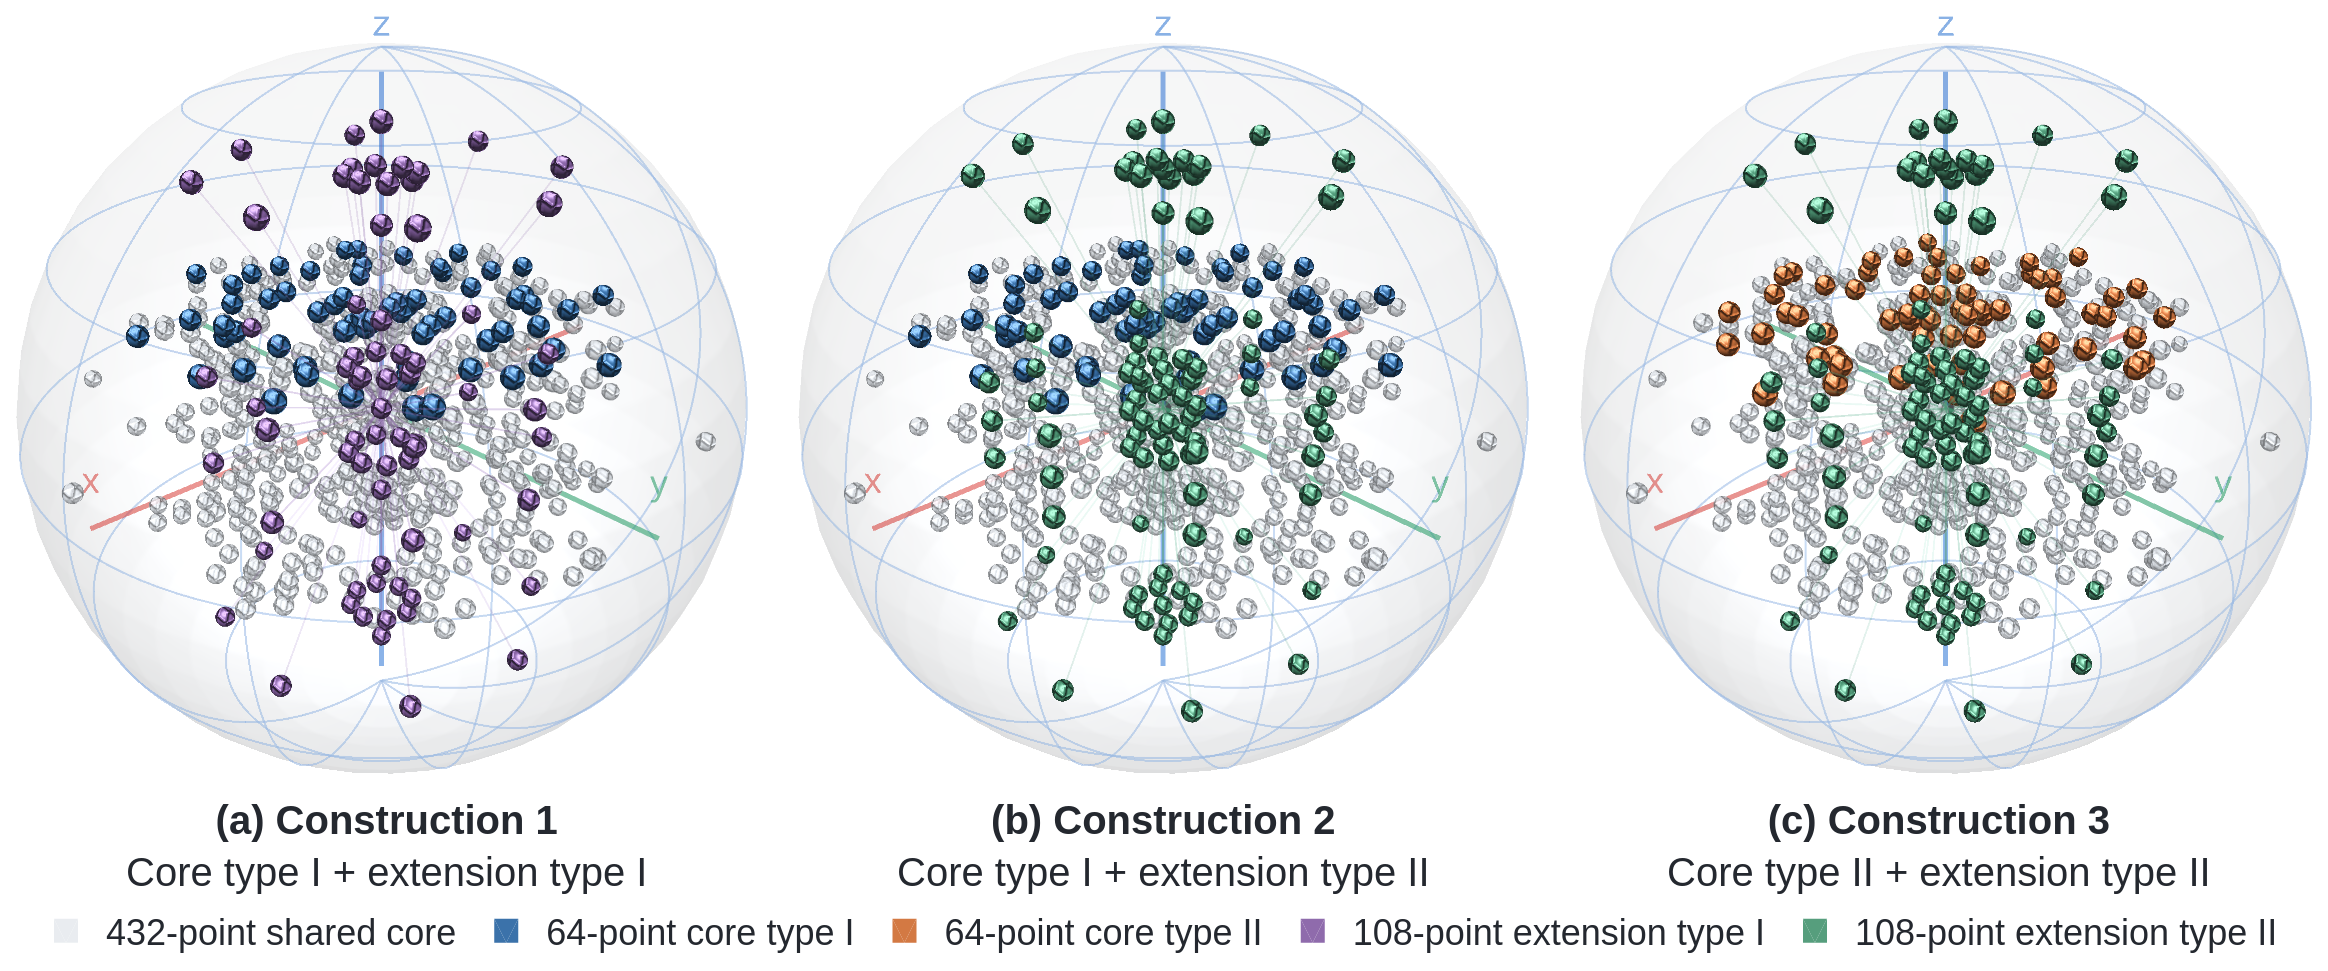

Generate this figure with Python:
from pathlib import Path

import numpy as np
from plotly.subplots import make_subplots
import plotly.graph_objects as go
from scipy.spatial import ConvexHull
from PIL import Image


HERE = Path(__file__).resolve().parent
DATA = HERE / "kissing_604_figure_data.npz"
OUTPUT_DIR = HERE
PNG = OUTPUT_DIR / "kissing_604_configurations.png"
PDF = OUTPUT_DIR / "kissing_604_configurations.pdf"
RAW_PNG = HERE / ".kissing_604_configurations_raw.png"


def antipodal_segments(points, projected, selected):
    """Return projected antipodal segments, one for each selected line."""
    indices = np.flatnonzero(selected)
    index_set = set(indices.tolist())
    used = set()
    segments = []
    for i in indices:
        if int(i) in used:
            continue
        candidates = np.asarray(sorted(index_set - used - {int(i)}), dtype=int)
        dots = points[candidates] @ points[i]
        j = int(candidates[int(np.argmin(dots))])
        if float(points[j] @ points[i]) > -1.0 + 1e-8:
            raise ValueError("selected extension module is not antipodally paired")
        used.add(int(i))
        used.add(j)
        segments.append((projected[i], projected[j]))
    return segments


def unit_icosphere(subdivisions=2):
    """Return a smooth triangular unit sphere obtained from an icosahedron."""
    golden = (1.0 + np.sqrt(5.0)) / 2.0
    vertices = np.asarray(
        [(0, sy, sz * golden) for sy in (-1, 1) for sz in (-1, 1)]
        + [(sx, sy * golden, 0) for sx in (-1, 1) for sy in (-1, 1)]
        + [(sx * golden, 0, sz) for sx in (-1, 1) for sz in (-1, 1)],
        dtype=float,
    )
    vertices /= np.linalg.norm(vertices, axis=1, keepdims=True)
    faces = ConvexHull(vertices).simplices
    for _ in range(subdivisions):
        vertex_list = vertices.tolist()
        midpoint_cache = {}

        def midpoint(a, b):
            edge = tuple(sorted((int(a), int(b))))
            if edge not in midpoint_cache:
                point = vertices[edge[0]] + vertices[edge[1]]
                point /= np.linalg.norm(point)
                midpoint_cache[edge] = len(vertex_list)
                vertex_list.append(point.tolist())
            return midpoint_cache[edge]

        refined = []
        for a, b, c in faces:
            ab, bc, ca = midpoint(a, b), midpoint(b, c), midpoint(c, a)
            refined.extend([(a, ab, ca), (b, bc, ab), (c, ca, bc), (ab, bc, ca)])
        vertices = np.asarray(vertex_list)
        faces = np.asarray(refined, dtype=int)
    return vertices, faces


SPHERE_VERTICES, SPHERE_FACES = unit_icosphere()


def sphere_mesh(centers, radius):
    """Combine smooth spherical point glyphs centered at the supplied locations."""
    vertices = []
    triangles = []
    for center in centers:
        offset = len(vertices)
        vertices.extend((center + radius * SPHERE_VERTICES).tolist())
        triangles.extend((SPHERE_FACES + offset).tolist())
    return np.asarray(vertices), np.asarray(triangles, dtype=int)


def structural_projection(stiff_pairs, soft):
    """Place stiff coordinate lines around a regular 16-gon; send the soft diagonal vertically."""
    order = [axis for pair in stiff_pairs for axis in pair]
    # Coordinate axes are unoriented lines because both signs occur.  Eight angles
    # in [0, pi) therefore give the eight distinct axes of a regular 16-gon.
    angles = np.pi * np.arange(8) / 8.0
    projection = np.zeros((11, 3), dtype=float)
    projection[order, 0] = np.cos(angles) / 2.0
    projection[order, 1] = np.sin(angles) / 2.0
    projection[soft, 2] = 1.0 / np.sqrt(3.0)
    assert np.allclose(projection.T @ projection, np.eye(3), atol=1e-12)
    return projection


figure_data = np.load(DATA)
shared_stiff_pairs = [(0, 3), (2, 7), (4, 10), (5, 9)]
shared_soft = [1, 6, 8]
configurations = [
    {
        "number": 1,
        "points": figure_data["construction_1"],
        "stiff_pairs": shared_stiff_pairs,
        "soft": shared_soft,
        "core_phase": 1,
        "extension_phase": 1,
    },
    {
        "number": 2,
        "points": figure_data["construction_2"],
        "stiff_pairs": shared_stiff_pairs,
        "soft": shared_soft,
        "core_phase": 1,
        "extension_phase": 2,
    },
    {
        "number": 3,
        "points": figure_data["construction_3"],
        "stiff_pairs": shared_stiff_pairs,
        "soft": shared_soft,
        "core_phase": 2,
        "extension_phase": 2,
    },
]

shared_core_color = "#DDE2E8"
core_phase_colors = {1: "#376FA8", 2: "#D2763F"}
extension_phase_colors = {1: "#8B65A9", 2: "#4F9A78"}


def row_keys(points):
    """Stable keys for exact rows after their common normalization."""
    return [tuple(np.round(row, 12)) for row in points]


# All three are stored in the same coordinate frame.  Constructions 1 and 2 have
# the same 496-point core; Constructions 2 and 3 have the same 108-point extension.  All three share 432
# core points, while the remaining 64 points select one of two core types.
construction_2 = next(config for config in configurations if config["number"] == 2)
construction_3 = next(config for config in configurations if config["number"] == 3)
core_2_keys = set(row_keys(construction_2["points"][:496]))
core_3_keys = set(row_keys(construction_3["points"][:496]))
shared_core_keys = core_2_keys.intersection(core_3_keys)
assert len(shared_core_keys) == 432
assert set(row_keys(configurations[0]["points"][:496])) == core_2_keys
assert set(row_keys(construction_2["points"][496:])) == set(row_keys(construction_3["points"][496:]))

fig = make_subplots(
    rows=1,
    cols=3,
    specs=[[{"type": "scene"}, {"type": "scene"}, {"type": "scene"}]],
    horizontal_spacing=0.005,
)

all_projected = []
for column, config in enumerate(configurations, start=1):
    points = config["points"]
    projection = structural_projection(config["stiff_pairs"], config["soft"])
    projected = points @ projection
    all_projected.append(projected)
    core = np.arange(len(points)) < 496
    common_core = np.asarray(
        [index < 496 and key in shared_core_keys for index, key in enumerate(row_keys(points))]
    )
    phase_core = core & ~common_core
    extension = np.arange(len(points)) >= 496
    assert int(common_core.sum()) == 432
    assert int(phase_core.sum()) == 64
    assert int(extension.sum()) == 108

    # A shaded bounding sphere gives the static image the same depth cue as a
    # molecular rendering.  Orthogonal shadows of unit vectors lie inside it.
    longitude = np.linspace(0, 2.0 * np.pi, 45)
    latitude = np.linspace(0, np.pi, 25)
    sphere_x = np.outer(np.cos(longitude), np.sin(latitude))
    sphere_y = np.outer(np.sin(longitude), np.sin(latitude))
    sphere_z = np.outer(np.ones_like(longitude), np.cos(latitude))
    sphere_tint = 0.55 * sphere_z + 0.30 * sphere_x + 0.15 * sphere_y
    fig.add_trace(
        go.Surface(
            x=sphere_x,
            y=sphere_y,
            z=sphere_z,
            surfacecolor=sphere_tint,
            colorscale=[[0.0, "#C9D3E1"], [0.48, "#EEF2F7"], [1.0, "#FFFFFF"]],
            cmin=-1,
            cmax=1,
            opacity=0.13,
            showscale=False,
            hoverinfo="skip",
            lighting={"ambient": 0.44, "diffuse": 0.78, "specular": 0.55, "roughness": 0.66, "fresnel": 0.18},
            lightposition={"x": 120, "y": 160, "z": 220},
            showlegend=False,
        ),
        row=1,
        col=column,
    )

    # Latitude-longitude curves make the bounding sphere legible in a static view.
    sphere_line_x, sphere_line_y, sphere_line_z = [], [], []
    circle_parameter = np.linspace(0, 2.0 * np.pi, 121)
    for latitude_angle in np.deg2rad([-60, -30, 0, 30, 60]):
        radius_at_latitude = np.cos(latitude_angle)
        sphere_line_x.extend((radius_at_latitude * np.cos(circle_parameter)).tolist() + [None])
        sphere_line_y.extend((radius_at_latitude * np.sin(circle_parameter)).tolist() + [None])
        sphere_line_z.extend((np.full_like(circle_parameter, np.sin(latitude_angle))).tolist() + [None])
    meridian_parameter = np.linspace(-0.5 * np.pi, 0.5 * np.pi, 121)
    for longitude_angle in np.deg2rad(np.arange(0, 180, 30)):
        sphere_line_x.extend((np.cos(meridian_parameter) * np.cos(longitude_angle)).tolist() + [None])
        sphere_line_y.extend((np.cos(meridian_parameter) * np.sin(longitude_angle)).tolist() + [None])
        sphere_line_z.extend(np.sin(meridian_parameter).tolist() + [None])
    fig.add_trace(
        go.Scatter3d(
            x=sphere_line_x, y=sphere_line_y, z=sphere_line_z,
            mode="lines",
            line={"color": "rgba(90,108,132,0.58)", "width": 2.0},
            showlegend=False, hoverinfo="skip",
        ),
        row=1,
        col=column,
    )

    # Coordinate axes start at the origin.  Negative halves are subdued, while
    # positive halves and their labels remain visually prominent.
    axis_specs = [
        ("x", np.array([1.0, 0.0, 0.0]), "#D7443E"),
        ("y", np.array([0.0, 1.0, 0.0]), "#2A9D68"),
        ("z", np.array([0.0, 0.0, 1.0]), "#3478D4"),
    ]
    for axis_name, direction, axis_color in axis_specs:
        negative = -0.94 * direction
        positive = 0.94 * direction
        fig.add_trace(
            go.Scatter3d(
                x=[negative[0], 0, positive[0]],
                y=[negative[1], 0, positive[1]],
                z=[negative[2], 0, positive[2]],
                mode="lines+text",
                text=["", "", axis_name],
                textposition="top center",
                textfont={"size": 18, "color": axis_color},
                line={"color": axis_color, "width": 5},
                opacity=0.58,
                showlegend=False,
                hoverinfo="skip",
            ),
            row=1,
            col=column,
        )
    fig.add_trace(
        go.Scatter3d(
            x=[0], y=[0], z=[0], mode="markers",
            marker={"size": 4.8, "color": "#20242A", "opacity": 1.0},
            showlegend=False, hovertemplate="origin<extra></extra>",
        ),
        row=1,
        col=column,
    )

    mesh_vertices, mesh_faces = sphere_mesh(projected[common_core], radius=0.027)
    fig.add_trace(
        go.Mesh3d(
            x=mesh_vertices[:, 0], y=mesh_vertices[:, 1], z=mesh_vertices[:, 2],
            i=mesh_faces[:, 0], j=mesh_faces[:, 1], k=mesh_faces[:, 2],
            name="432-point shared core",
            legendgroup="shared-core",
            legendrank=0,
            showlegend=column == 1,
            color=shared_core_color,
            opacity=0.62,
            flatshading=False,
            lighting={"ambient": 0.46, "diffuse": 0.80, "specular": 0.62, "roughness": 0.42, "fresnel": 0.12},
            lightposition={"x": 120, "y": 160, "z": 220},
            hovertemplate="point in the shared 432-point core<extra></extra>",
        ),
        row=1,
        col=column,
    )
    core_phase = config["core_phase"]
    mesh_vertices, mesh_faces = sphere_mesh(projected[phase_core], radius=0.031)
    fig.add_trace(
        go.Mesh3d(
            x=mesh_vertices[:, 0], y=mesh_vertices[:, 1], z=mesh_vertices[:, 2],
            i=mesh_faces[:, 0], j=mesh_faces[:, 1], k=mesh_faces[:, 2],
            name=f"64-point core type {['', 'I', 'II'][core_phase]}",
            legendgroup=f"core-phase-{core_phase}",
            legendrank=core_phase,
            showlegend=(config["number"] == 1 if core_phase == 1 else config["number"] == 3),
            color=core_phase_colors[core_phase],
            opacity=0.98,
            flatshading=False,
            lighting={"ambient": 0.30, "diffuse": 0.88, "specular": 0.88, "roughness": 0.28, "fresnel": 0.16},
            lightposition={"x": 120, "y": 160, "z": 220},
            hovertemplate=f"64-point core type {core_phase}<extra></extra>",
        ),
        row=1,
        col=column,
    )

    extension_phase = config["extension_phase"]
    extension_color = extension_phase_colors[extension_phase]
    segments = antipodal_segments(points, projected, extension)
    line_x, line_y, line_z = [], [], []
    for start, end in segments:
        line_x.extend([start[0], 0.0, end[0], None])
        line_y.extend([start[1], 0.0, end[1], None])
        line_z.extend([start[2], 0.0, end[2], None])
    fig.add_trace(
        go.Scatter3d(
            x=line_x, y=line_y, z=line_z,
            mode="lines",
            name=f"extension type {['', 'I', 'II'][extension_phase]} lines",
            legendgroup=f"extension-phase-{extension_phase}",
            showlegend=False,
            line={"color": extension_color, "width": 1.8},
            opacity=0.18,
            hoverinfo="skip",
        ),
        row=1,
        col=column,
    )
    mesh_vertices, mesh_faces = sphere_mesh(projected[extension], radius=0.031)
    fig.add_trace(
        go.Mesh3d(
            x=mesh_vertices[:, 0], y=mesh_vertices[:, 1], z=mesh_vertices[:, 2],
            i=mesh_faces[:, 0], j=mesh_faces[:, 1], k=mesh_faces[:, 2],
            name=f"108-point extension type {['', 'I', 'II'][extension_phase]}",
            legendgroup=f"extension-phase-{extension_phase}",
            legendrank=2 + extension_phase,
            showlegend=(config["number"] == 1 if extension_phase == 1 else config["number"] == 2),
            color=extension_color,
            opacity=0.96,
            flatshading=False,
            lighting={"ambient": 0.30, "diffuse": 0.88, "specular": 0.88, "roughness": 0.28, "fresnel": 0.16},
            lightposition={"x": 120, "y": 160, "z": 220},
            hovertemplate=f"108-point extension type {extension_phase}<extra></extra>",
        ),
        row=1,
        col=column,
    )

axis_style = {
    "range": [-1.04, 1.04],
    "showbackground": False,
    "showgrid": False,
    "zeroline": False,
    "showline": False,
    "showticklabels": False,
    "title": "",
}
camera = {
    "eye": {"x": 0.92, "y": 0.98, "z": 0.66},
    "center": {"x": 0, "y": 0, "z": 0},
    "up": {"x": 0, "y": 0, "z": 1},
    "projection": {"type": "perspective"},
}
for scene_name in ("scene", "scene2", "scene3"):
    fig.layout[scene_name].update(
        xaxis=axis_style,
        yaxis=axis_style,
        zaxis=axis_style,
        aspectmode="cube",
        camera=camera,
    )
    fig.layout[scene_name].domain.y = [0.20, 1.0]

fig.update_layout(
    width=1800,
    height=570,
    margin={"l": 4, "r": 4, "t": 4, "b": 8},
    paper_bgcolor="white",
    plot_bgcolor="white",
    font={"family": "Arial, sans-serif", "color": "#24282F"},
    legend={
        "orientation": "h",
        "x": 0.5,
        "xanchor": "center",
        "y": 0.058,
        "yanchor": "bottom",
        "bgcolor": "rgba(255,255,255,0)",
        "font": {"size": 18},
    },
)

roman = {1: "I", 2: "II"}
for index, config in enumerate(configurations):
    fig.add_annotation(
        x=(index + 0.5) / 3.0,
        y=0.255,
        xref="paper",
        yref="paper",
        text=(
            f"<b>({chr(97 + index)}) Construction {config['number']}</b>"
            f"<br>Core type {roman[config['core_phase']]} + extension type {roman[config['extension_phase']]}"
        ),
        showarrow=False,
        align="center",
        xanchor="center",
        yanchor="top",
        font={"size": 20, "color": "#24282F"},
    )

OUTPUT_DIR.mkdir(parents=True, exist_ok=True)
# PDF is the publication asset. Plotly keeps annotations and legend labels as
# selectable text; its WebGL-rendered three-dimensional meshes are embedded as
# raster layers because Plotly cannot represent those shaded scenes as vector
# PDF primitives.
# Match the compact aspect ratio of the packed PNG.  On the original 1800-pixel
# canvas, each square 3D scene is height-limited and wide blank columns remain;
# narrowing the PDF canvas makes the spheres fill their panels at the same scale
# as the publication PNG while retaining selectable annotation and legend text.
fig.write_image(PDF, format="pdf", width=1360, height=570, scale=1.0)
fig.write_image(RAW_PNG, width=1800, height=570, scale=2.0)

# Plotly assigns each 3D scene one third of the full canvas.  The rendered
# spheres do not fill those scene canvases horizontally, so exporting the raw
# figure leaves wide blank columns.  Crop the three already-rendered panels
# without rescaling them, then repack them with a narrow journal-style gutter.
raw_image = Image.open(RAW_PNG).convert("RGB")
pixels = np.asarray(raw_image)
height, width = pixels.shape[:2]
panel_limit_y = int(0.83 * height)
panel_boxes = []
for panel_index in range(3):
    third_left = panel_index * width // 3
    third_right = (panel_index + 1) * width // 3
    block = pixels[:panel_limit_y, third_left:third_right]
    ink = np.any(block < 245, axis=2)
    ys, xs = np.where(ink)
    panel_boxes.append(
        (
            max(0, third_left + int(xs.min()) - 16),
            max(0, int(ys.min()) - 16),
            min(width, third_left + int(xs.max()) + 17),
            min(panel_limit_y, int(ys.max()) + 17),
        )
    )

common_top = min(box[1] for box in panel_boxes)
common_bottom = max(box[3] for box in panel_boxes)
panel_crops = [raw_image.crop((box[0], common_top, box[2], common_bottom)) for box in panel_boxes]
cell_width = max(crop.width for crop in panel_crops)
gutter = 18

legend_block = pixels[panel_limit_y:]
legend_ink = np.any(legend_block < 245, axis=2)
legend_ys, legend_xs = np.where(legend_ink)
legend_box = (
    max(0, int(legend_xs.min()) - 10),
    max(0, panel_limit_y + int(legend_ys.min()) - 8),
    min(width, int(legend_xs.max()) + 11),
    min(height, panel_limit_y + int(legend_ys.max()) + 9),
)
legend_crop = raw_image.crop(legend_box)

packed_width = 3 * cell_width + 2 * gutter
legend_gap = 10
packed_height = panel_crops[0].height + legend_gap + legend_crop.height + 10
packed = Image.new("RGB", (packed_width, packed_height), "white")
for panel_index, crop in enumerate(panel_crops):
    x = panel_index * (cell_width + gutter) + (cell_width - crop.width) // 2
    packed.paste(crop, (x, 0))
packed.paste(legend_crop, ((packed_width - legend_crop.width) // 2, panel_crops[0].height + legend_gap))
packed.save(PNG, dpi=(300, 300))
RAW_PNG.unlink()
print(PDF)
print(PNG)
